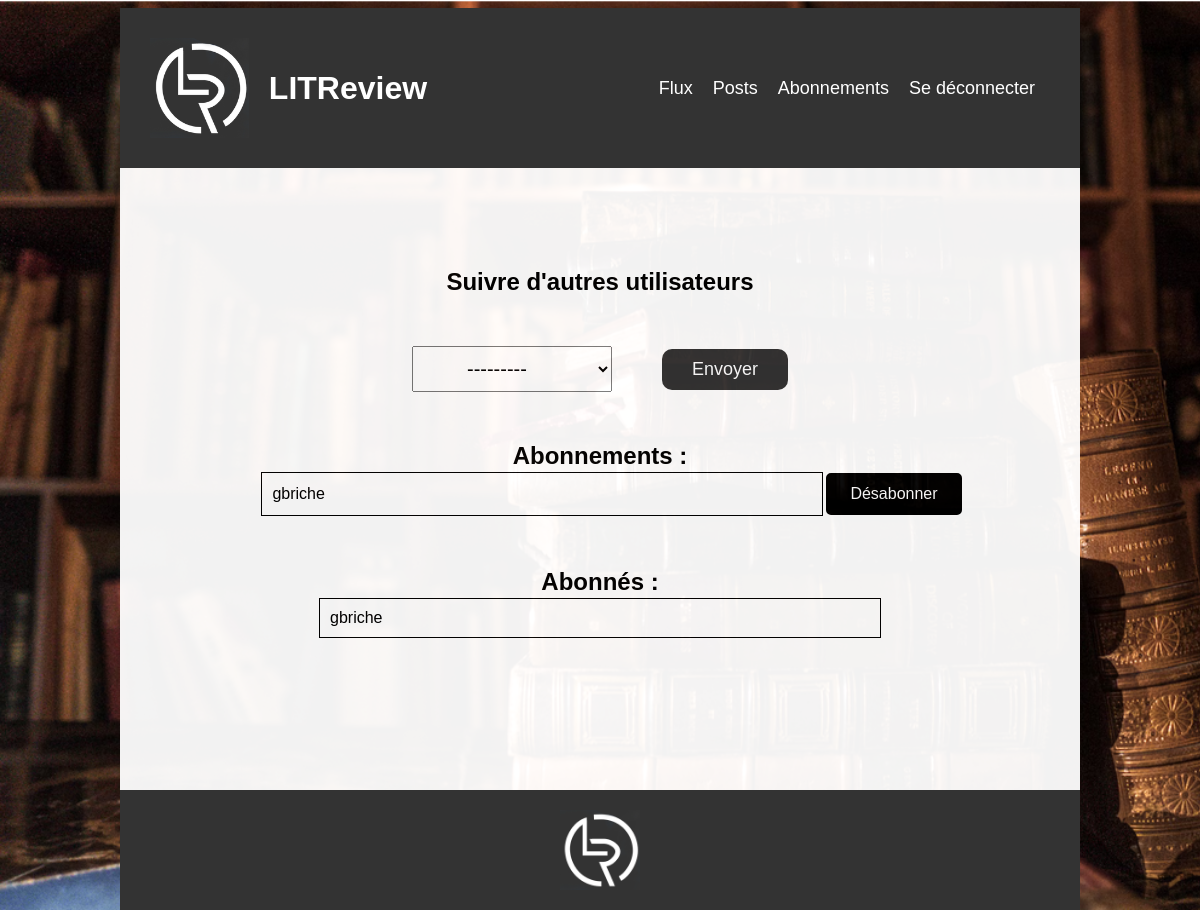
/follows/ (signed in), run on an earlier commit of the app's database.
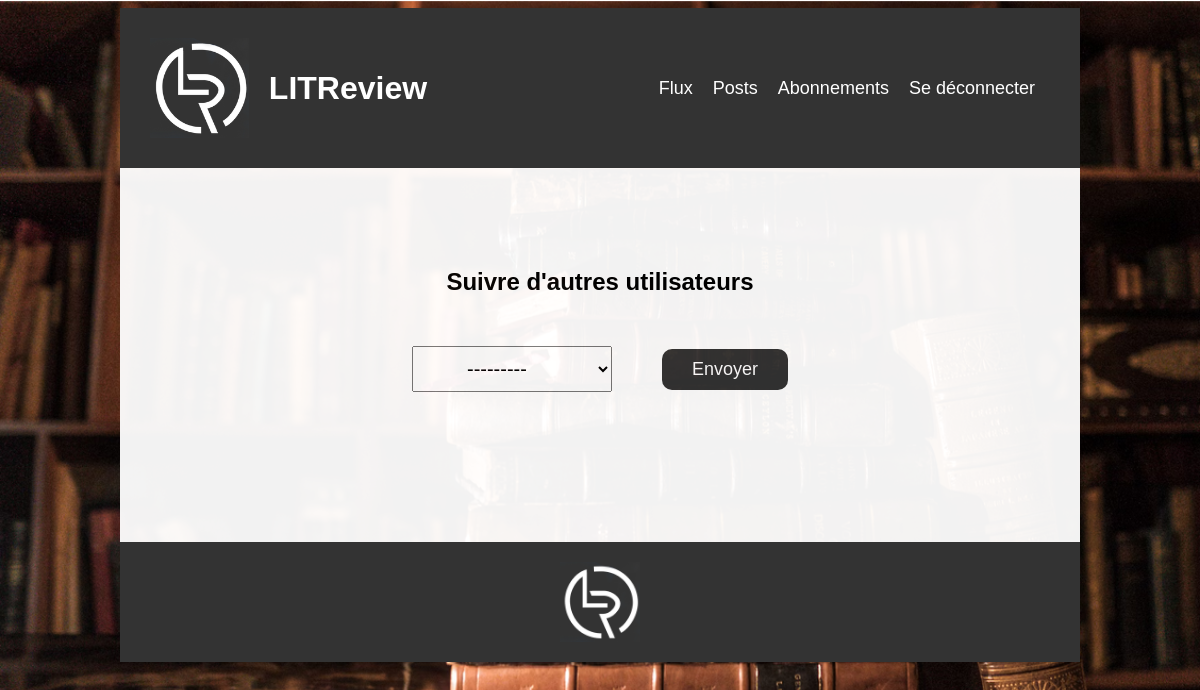
And on a later commit of the database.
### bookreview/models.py (models this page shows)
class UserFollows(models.Model):
    user = models.ForeignKey(settings.AUTH_USER_MODEL, on_delete=models.CASCADE, related_name='following')
    followed_user = models.ForeignKey(settings.AUTH_USER_MODEL, on_delete=models.CASCADE, related_name='followed_by')
    class Meta:
        unique_together = ('user', 'followed_user', )

### authentication/models.py (models this page shows)
class CustomUser(AbstractUser):
    pass

### bookreview/views.py (the view)
# urls.py: path("follows/", bookreview.views.follows, name="follows"),
@login_required
def follows(request):
    followings = UserFollows.objects.filter(user=request.user)
    followers = UserFollows.objects.filter(followed_user=request.user)
    if request.method == 'POST':
        form = UserFollowsForm(request.POST)
        if form.is_valid():
            try:
                user_follow = form.save(commit=False)
                user_follow.user = request.user
                user_follow.save()
            except IntegrityError:
                messages.error(request, f"L'utilisateur {user_follow.followed_user} est deja dans votre liste de suivis")
                return render(request, 'bookreview/follows.html', {'form': form, 'followings': followings, 'followers': followers})
            return redirect('follows')
    else:
        form = UserFollowsForm()
    context = {
        'form': form,
        'followings': followings,
        'followers': followers,
    }
    return render(request, 'bookreview/follows.html', context=context)

### bookreview/forms.py
class UserFollowsForm(forms.ModelForm):
    class Meta:
        model = UserFollows
        fields = ['followed_user']

### bookreview/templates/bookreview/follows.html (shortened to what this page needs)
{% extends 'base.html' %}
{% block content %}
<div class="follows-page base-page">
    <div class="follows-form-title">
        <h2>Suivre d'autres utilisateurs</h2>
        <div>
            <form method="post" class="follows-form">
            {% for field in form %}
                    <div class="form-field-follows">
                        {{ field }}
                    </div>
                {% endfor %}
                <button type="submit" class="submit-button follows-button">Envoyer</button>
        </form>
        </div>
    </div>
    {% if followings %}
        <div class="following">
            <h2>Abonnements : </h2>
            <table class="follows-table">
                <tbody>
                    {% for following in followings %}
                    <tr class="follows-tr">
                        <td class="follows-td-name">{{ following.followed_user }}</td>
                        <td>
                        <a href="{% url 'follows_delete' following.id %}">
                            <span class="follows-td-button">
                                Désabonner
                            </span>
                        </a>
                        </td>
                    </tr>
                    {% endfor%}
                </tbody>
            </table>
        </div>
    {% endif %}
    {% if followers %}
        <div class="followers">
            <h2>Abonnés : </h2>
            <table class="follows-table">
                <tbody>
                    {% for follower in followers %}
                    <tr class="follows-tr">
                        <td class="follows-td-name">{{ follower.user }}</td>
                    </tr>
                        {% endfor%}
                </tbody>
            </table>
        </div>
    {% endif %}
</div>
{% endblock content %}

What changed in the data, as far as the page shows it:
removed UserFollows: followed_user "gbriche", user "gbriche"
Also different on the page:
text no longer shown: "Abonnements : Abonnés :"
